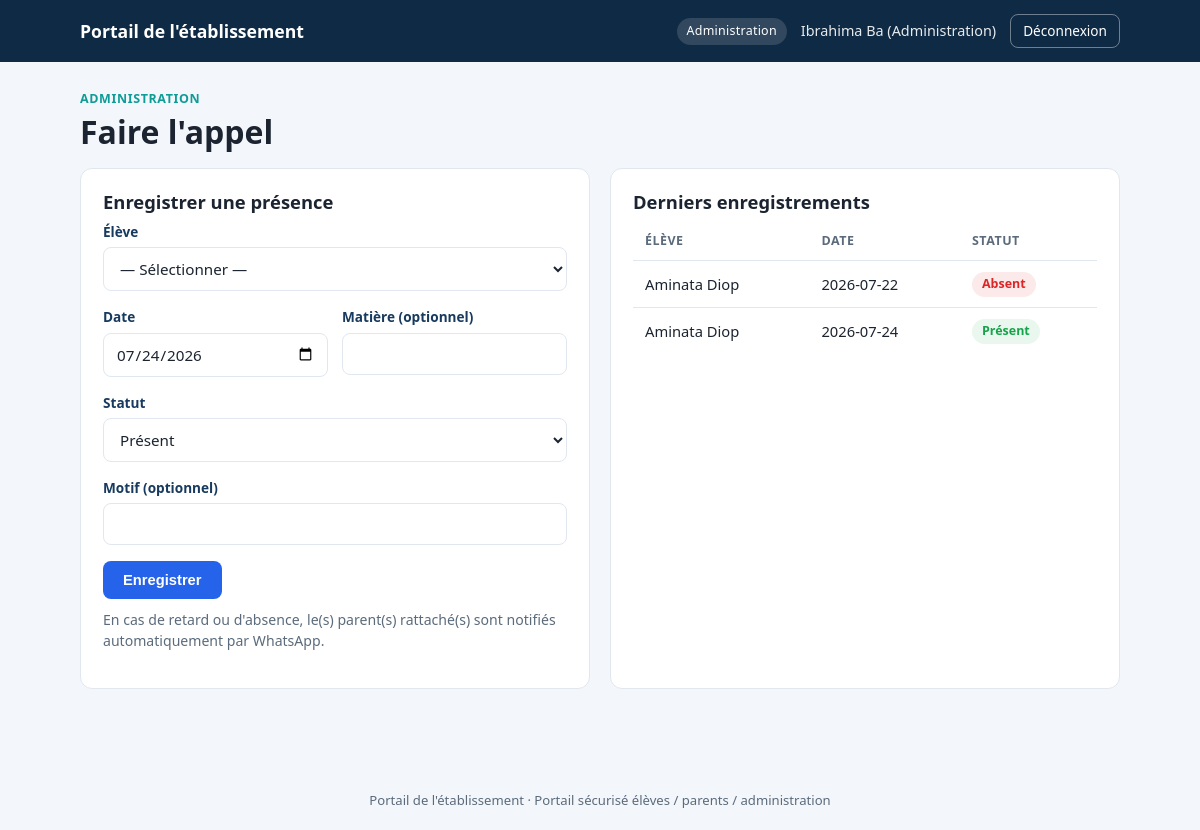
Page /staff/presences.php (signed in) on the committed database.
### tables this page shows
CREATE TABLE IF NOT EXISTS presences (
  id           INT AUTO_INCREMENT PRIMARY KEY,
  student_id   INT NOT NULL,
  date_cours   DATE NOT NULL,
  matiere      VARCHAR(80) DEFAULT NULL,
  statut       ENUM('present','absent','retard') NOT NULL,
  motif        VARCHAR(255) DEFAULT NULL,
  recorded_by  INT NOT NULL,
  created_at   DATETIME NOT NULL DEFAULT CURRENT_TIMESTAMP,
  notified_at  DATETIME DEFAULT NULL,
  FOREIGN KEY (student_id) REFERENCES students(id) ON DELETE CASCADE,
  FOREIGN KEY (recorded_by) REFERENCES users(id)
);

CREATE TABLE IF NOT EXISTS users (
  id             INT AUTO_INCREMENT PRIMARY KEY,
  role           ENUM('staff','parent','student') NOT NULL,
  full_name      VARCHAR(150) NOT NULL,
  username       VARCHAR(50)  NOT NULL UNIQUE,
  password_hash  VARCHAR(255) NOT NULL,
  phone_whatsapp VARCHAR(20)  DEFAULT NULL COMMENT 'Format international, ex: 221785698458',
  email          VARCHAR(150) DEFAULT NULL,
  is_active      TINYINT(1)   NOT NULL DEFAULT 1,
  created_at     DATETIME     NOT NULL DEFAULT CURRENT_TIMESTAMP
);

### includes/helpers.php (called while the page is built, shortened)
<?php
function e(?string $value): string
{
    return htmlspecialchars((string)$value, ENT_QUOTES, 'UTF-8');
}

### staff/presences.php (the view, shortened to what this page needs)
<?php
require_once __DIR__ . '/../includes/helpers.php';
$pdo = get_pdo();
$recent = $pdo->query(
    'SELECT p.date_cours, p.matiere, p.statut, u.full_name
     FROM presences p JOIN students s ON s.id = p.student_id JOIN users u ON u.id = s.user_id
     ORDER BY p.created_at DESC LIMIT 15'
)->fetchAll();
require __DIR__ . '/../includes/layout_start.php';
?>
<div class="section-label">Administration</div>
<h1>Faire l'appel</h1>
<div class="grid-2">
  <div class="card">
    <h2>Enregistrer une présence</h2>
    <form method="post">
      <div class="field">
        <label>Élève</label>
        <select name="student_id" required>
          <option value="">— Sélectionner —</option>
        </select>
      </div>
      <div class="form-row">
        <div class="field"><label>Date</label><input type="date" name="date_cours" required value="<?= date('Y-m-d') ?>"></div>
        <div class="field"><label>Matière (optionnel)</label><input type="text" name="matiere"></div>
      </div>
      <div class="field">
        <label>Statut</label>
        <select name="statut" required>
          <option value="present">Présent</option>
        </select>
      </div>
      <div class="field"><label>Motif (optionnel)</label><input type="text" name="motif"></div>
      <button class="btn" type="submit">Enregistrer</button>
    </form>
    <p class="muted" style="margin-top:10px">En cas de retard ou d'absence, le(s) parent(s) rattaché(s) sont notifiés automatiquement par WhatsApp.</p>
  </div>
  <div class="card">
    <h2>Derniers enregistrements</h2>
    <?php if (!$recent): ?>
      <p class="muted">Aucun enregistrement pour le moment.</p>
    <?php else: ?>
      <table>
        <thead><tr><th>Élève</th><th>Date</th><th>Statut</th></tr></thead>
        <tbody>
          <?php foreach ($recent as $p):
            $badgeClass = ['present' => 'badge--present', 'retard' => 'badge--retard', 'absent' => 'badge--absent'][$p['statut']];
            $label = ['present' => 'Présent', 'retard' => 'Retard', 'absent' => 'Absent'][$p['statut']];
          ?>
            <tr>
              <td><?= e($p['full_name']) ?></td>
              <td><?= e($p['date_cours']) ?></td>
              <td><span class="badge <?= $badgeClass ?>"><?= $label ?></span></td>
            </tr>
          <?php endforeach; ?>
        </tbody>
      </table>
    <?php endif; ?>
  </div>
</div>
<?php require __DIR__ . '/../includes/layout_end.php'; ?>

### assets/style.css (style rules this page uses)
:root { --navy:#0F2A44; --navy-light:#173A5E; --blue:#2563EB; --teal:#0E9C97; --bg:#F3F6FA; --card:#FFFFFF; --ink:#1B2430; --muted:#5B6B7C; --line:#E1E7EF; --success:#16A34A; --success-bg:#EAF7EE; --warning:#D97706; --warning-bg:#FDF3E4; --danger:#DC2626; --danger-bg:#FCEAEA; --radius:12px; }
*,*::before,*::after { box-sizing:border-box; }
body { margin:0; background:var(--bg); color:var(--ink); font-family:system-ui,-apple-system,"Segoe UI",Roboto,Helvetica,Arial,sans-serif; line-height:1.5; }
h1,h2,h3 { margin:0 0 .5em;line-height:1.2; }
.card { background:var(--card);border:1px solid var(--line);border-radius:var(--radius); padding:22px 22px;margin-bottom:22px; }
.card h2 { font-size:1.15rem; }
.card + .card { margin-top:0; }
.grid-2 { display:grid;grid-template-columns:1fr;gap:20px; }
@media (min-width:820px) { .grid-2 { grid-template-columns:1fr 1fr; } }
table { width:100%;border-collapse:collapse;font-size:.92rem; }
th,td { text-align:left;padding:10px 12px;border-bottom:1px solid var(--line); }
th { color:var(--muted);font-weight:600;font-size:.78rem;text-transform:uppercase;letter-spacing:.04em; }
tr:last-child td { border-bottom:none; }
.badge { display:inline-block;padding:3px 10px;border-radius:999px;font-size:.78rem;font-weight:600; }
.badge--present { background:var(--success-bg);color:var(--success); }
.badge--absent { background:var(--danger-bg);color:var(--danger); }
label { display:block;font-size:.85rem;font-weight:600;margin-bottom:5px;color:var(--navy-light); }
input[type=text],input[type=password],input[type=date],input[type=tel],input[type=number],select,textarea { width:100%;padding:10px 12px;border:1px solid var(--line);border-radius:8px; font-size:.95rem;font-family:inherit;background:#fff;color:var(--ink); }
.field { margin-bottom:16px; }
.btn { display:inline-block;background:var(--blue);color:#fff;border:none; padding:11px 20px;border-radius:8px;font-weight:600;font-size:.92rem; cursor:pointer;text-decoration:none; }
.form-row { display:flex;gap:14px;flex-wrap:wrap; }
.form-row > .field { flex:1;min-width:160px; }
.muted { color:var(--muted);font-size:.88rem; }
.section-label { font-size:.78rem;text-transform:uppercase;letter-spacing:.05em;color:var(--teal);font-weight:700;margin-bottom:4px; }

### rows in the picture
presences: users.full_name "Aminata Diop", date_cours "2026-07-22", statut "Absent"
presences: users.full_name "Aminata Diop", date_cours "2026-07-24", statut "Présent"

### other values in the picture
APP_NAME "Portail de l'établissement"
$role_labels[$user['role']] "Administration"
$user['full_name'] "Ibrahima Ba (Administration)"
